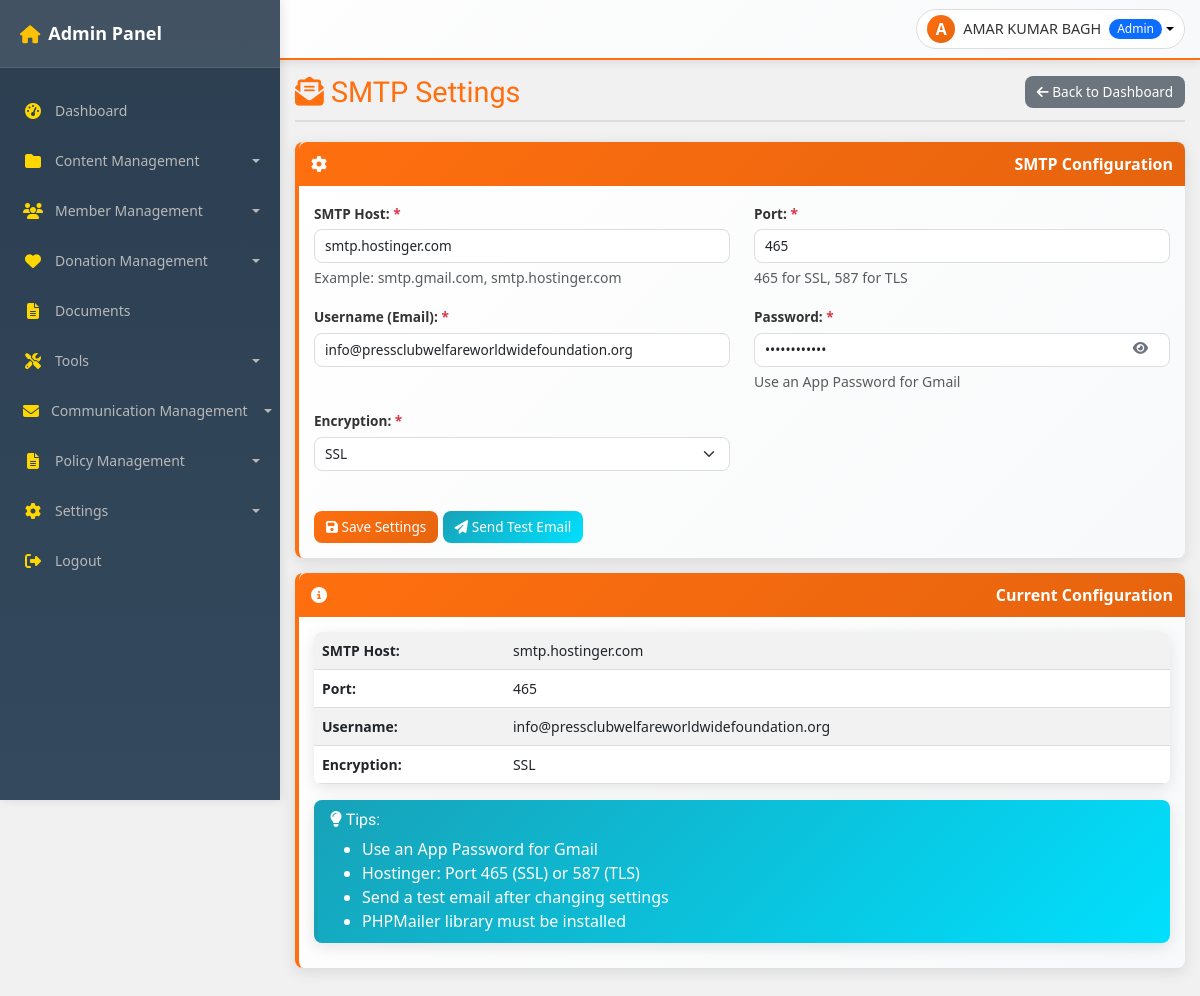
Screenshot of /admin/smtp-settings.php (signed in) with the database file from the repository.
### tables this page shows
CREATE TABLE `smtp_settings` (
  `id` int(11) NOT NULL,
  `host` varchar(255) NOT NULL,
  `port` int(5) NOT NULL,
  `username` varchar(255) NOT NULL,
  `password` varchar(255) NOT NULL,
  `encryption` enum('ssl','tls') NOT NULL
);

### config/config.php (called while the page is built, shortened)
<?php
if (!function_exists('getDbConnection')) {
    function getDbConnection() {
        static $connection = null;
        if ($connection === null) {
            try {
                $options = [
                    PDO::ATTR_ERRMODE => PDO::ERRMODE_EXCEPTION,
                    PDO::ATTR_DEFAULT_FETCH_MODE => PDO::FETCH_ASSOC,
                    PDO::ATTR_EMULATE_PREPARES => false,
                    PDO::ATTR_PERSISTENT => true,
                    PDO::MYSQL_ATTR_INIT_COMMAND => "SET NAMES utf8mb4 COLLATE utf8mb4_unicode_ci"
                ];
                $connection = new PDO(
                    "mysql:host=" . DB_HOST . ";dbname=" . DB_NAME . ";charset=utf8mb4",
                    DB_USER,
                    DB_PASS,
                    $options
                );
            } catch (PDOException $e) {
                logError('Database connection error: ' . $e->getMessage());
                die('Connection failed. Please try again later.');
            }
        }
        return $connection;
    }
}
if (!function_exists('getSMTPConfig')) {
    function getSMTPConfig() {
        static $smtpConfig = null;
        if ($smtpConfig === null) {
            try {
                $db = getDbConnection();
                $stmt = $db->prepare("SELECT * FROM smtp_settings WHERE id = 1 LIMIT 1");
                $stmt->execute();
                $smtpConfig = $stmt->fetch(PDO::FETCH_ASSOC);
            } catch (Exception $e) {
                logError('SMTP config error: ' . $e->getMessage());
                $smtpConfig = [
                    'host' => 'smtp.hostinger.com',
                    'port' => 465,
                    'username' => 'info@rawbitfoundation.org',
                    'password' => '^Lc5YdP|',
                    'encryption' => 'ssl'
                ];
            }
        }
        return $smtpConfig;
    }
}
?>

### admin/smtp-settings.php (the view, shortened to what this page needs)
<?php
require_once '../config/config.php';
$pageTitle = 'SMTP Settings';
$smtpSettings = getSMTPConfig();
include 'includes/header.php';
?>
<?php include 'includes/sidebar.php'; ?>
<div class="admin-content">
    <?php include 'includes/topbar.php'; ?>
    <div class="main-content">
        <div class="page-header">
            <h1 class="page-title">
                <i class="fas fa-envelope-open-text"></i> <?php echo $pageTitle; ?>
            </h1>
            <div class="page-actions">
                <a href="<?php echo SITE_URL; ?>/admin/" class="btn btn-secondary">
                    <i class="fas fa-arrow-left"></i> Back to Dashboard
                </a>
            </div>
        </div>
        <div class="admin-card">
            <div class="card-header">
                <i class="fas fa-cog"></i> SMTP Configuration
            </div>
            <div class="card-body">
                <form method="POST">
                    <div class="row">
                        <div class="col-md-6">
                            <div class="mb-3">
                                <label for="host" class="form-label"><strong>SMTP Host:</strong> <span class="text-danger">*</span></label>
                                <input type="text" class="form-control" id="host" name="host"
                                       value="<?php echo htmlspecialchars($smtpSettings['host']); ?>"
                                       placeholder="smtp.gmail.com" required>
                                <div class="form-text">Example: smtp.gmail.com, smtp.hostinger.com</div>
                            </div>
                        </div>
                        <div class="col-md-6">
                            <div class="mb-3">
                                <label for="port" class="form-label"><strong>Port:</strong> <span class="text-danger">*</span></label>
                                <input type="number" class="form-control" id="port" name="port"
                                       value="<?php echo htmlspecialchars($smtpSettings['port']); ?>"
                                       placeholder="587" min="1" max="65535" required>
                                <div class="form-text">465 for SSL, 587 for TLS</div>
                            </div>
                        </div>
                    </div>
                    <div class="row">
                        <div class="col-md-6">
                            <div class="mb-3">
                                <label for="username" class="form-label"><strong>Username (Email):</strong> <span class="text-danger">*</span></label>
                                <input type="email" class="form-control" id="username" name="username"
                                       value="<?php echo htmlspecialchars($smtpSettings['username']); ?>"
                                       placeholder="your-email@domain.com" required>
                            </div>
                        </div>
                        <div class="col-md-6">
                            <div class="mb-3 position-relative">
                                <label for="password" class="form-label"><strong>Password:</strong> <span class="text-danger">*</span></label>
                                <input type="password" class="form-control" id="password" name="password"
                                       value="<?php echo htmlspecialchars($smtpSettings['password']); ?>"
                                       placeholder="Your email password" required>
                                <div class="form-text">Use an App Password for Gmail</div>
                            </div>
                        </div>
                    </div>
                    <div class="row">
                        <div class="col-md-6">
                            <div class="mb-3">
                                <label for="encryption" class="form-label"><strong>Encryption:</strong> <span class="text-danger">*</span></label>
                                <select class="form-select" id="encryption" name="encryption" required>
                                    <option value="ssl" <?php echo $smtpSettings['encryption'] === 'ssl' ? 'selected' : ''; ?>>SSL</option>
                                </select>
                            </div>
                        </div>
                    </div>
                    <div class="mt-4">
                        <button type="submit" class="btn btn-primary">
                            <i class="fas fa-save"></i> Save Settings
                        </button>
                        <button type="button" class="btn btn-info" data-bs-toggle="modal" data-bs-target="#testEmailModal">
                            <i class="fas fa-paper-plane"></i> Send Test Email
                        </button>
                    </div>
                </form>
            </div>
        </div>
        <div class="admin-card">
            <div class="card-header">
                <i class="fas fa-info-circle"></i> Current Configuration
            </div>
            <div class="card-body">
                <div class="table-responsive">
                    <table class="table table-striped table-hover">
                        <tbody>
                            <tr>
                                <td><strong>SMTP Host:</strong></td>
                                <td><?php echo htmlspecialchars($smtpSettings['host']); ?></td>
                            </tr>
                            <tr>
                                <td><strong>Port:</strong></td>
                                <td><?php echo htmlspecialchars($smtpSettings['port']); ?></td>
                            </tr>
                            <tr>
                                <td><strong>Username:</strong></td>
                                <td><?php echo htmlspecialchars($smtpSettings['username']); ?></td>
                            </tr>
                            <tr>
                                <td><strong>Encryption:</strong></td>
                                <td><?php echo strtoupper($smtpSettings['encryption']); ?></td>
                            </tr>
                        </tbody>
                    </table>
                </div>
                <div class="alert alert-info mt-3">
                    <h6><i class="fas fa-lightbulb"></i> Tips:</h6>
                    <ul class="mb-0">
                        <li>Use an App Password for Gmail</li>
                        <li>Hostinger: Port 465 (SSL) or 587 (TLS)</li>
                        <li>Send a test email after changing settings</li>
                        <li>PHPMailer library must be installed</li>
                    </ul>
                </div>
            </div>
        </div>
    </div>
</div>
<?php include 'includes/footer.php'; ?>

### admin/includes/header.php (style rules this page uses)
body { font-family: 'Segoe UI', Tahoma, Geneva, Verdana, sans-serif; }

### admin/smtp-settings.php (style rules this page uses)
.table-responsive { overflow-x: auto; -webkit-overflow-scrolling: touch; }
.table th, .table td { vertical-align: middle; font-size: 14px; padding: 8px; }

### rows the page displays
smtp_settings: host "smtp.hostinger.com", port "465", username "info@pressclubwelfareworldwidefoundation.org", encryption "SSL"

### other values shown
$pageTitle "SMTP Settings"
substr($_SESSION['user_name'], 0, 1) "A"
$_SESSION['user_name'] "AMAR KUMAR BAGH"
$_SESSION['user_type'] "Admin"
